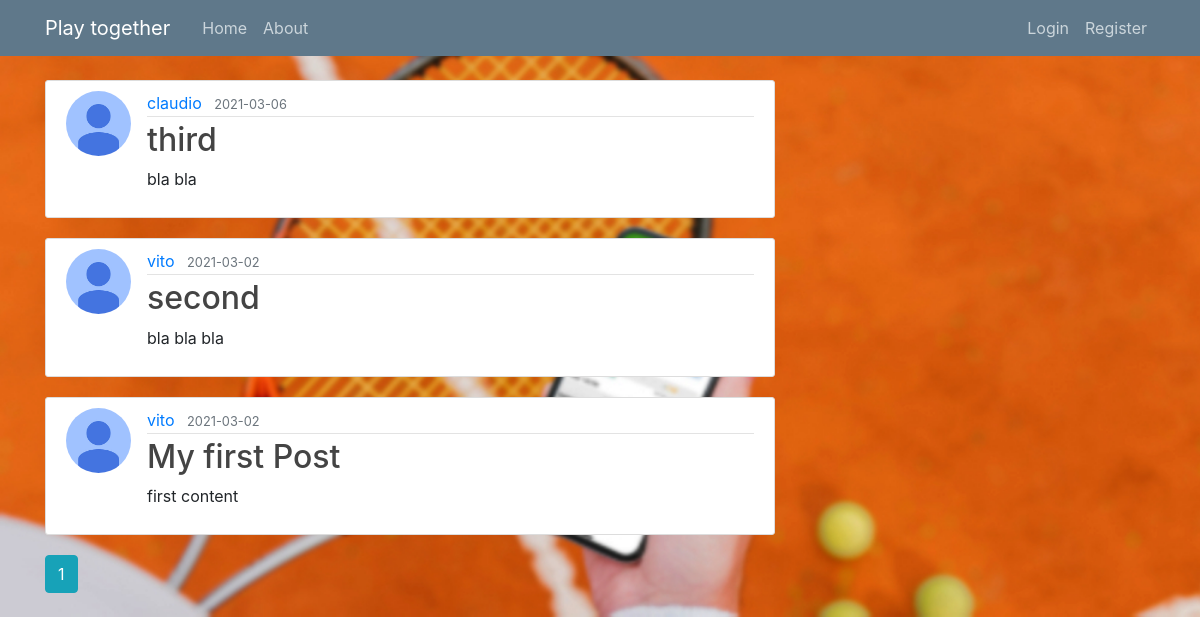
The page /home on the database its author committed.
### models.py (models this page shows, shortened)
class Post(db.Model):
    id = db.Column(db.Integer, primary_key=True)
    title = db.Column(db.String(100), nullable=False)
    date_posted = db.Column(db.DateTime, nullable=False, default=datetime.utcnow)
    content = db.Column(db.Text, nullable=False)
    user_id = db.Column(db.Integer, db.ForeignKey('user.id'), nullable=False)

class User(db.Model, UserMixin):
    id = db.Column(db.Integer, primary_key=True)
    username = db.Column(db.String(20), unique=True, nullable=False)
    email = db.Column(db.String(120), unique=True, nullable=False)
    image_file = db.Column(db.String(20), nullable=False, default='default.jpg')
    password = db.Column(db.String(60), nullable=False)
    posts = db.relationship('Post', backref='author', lazy=True)

### app.py (the view)
@app.route("/")
@app.route("/home")
def home():
    page = request.args.get('page', 1, type=int)
    posts = Post.query.order_by(Post.date_posted.desc()).paginate(page=page, per_page=5)
    return render_template('home.html', posts=posts)

### templates/home.html
{% extends "layout.html" %}
{% block content %}
    {% for post in posts.items %}
        <article class="media content-section">
          <img class="rounded-circle article-img" src="{{ url_for('static', filename='profile_pics/' + post.author.image_file) }}">
          <div class="media-body">
            <div class="article-metadata">
              <a class="mr-2" href="{{ url_for('user_posts', username=post.author.username) }}">{{ post.author.username }}</a>
              <small class="text-muted">{{ post.date_posted.strftime('%Y-%m-%d') }}</small>
            </div>
            <h2><a class="article-title" href="{{ url_for('post', post_id=post.id) }}">{{ post.title }}</a></h2>
            <p class="article-content">{{ post.content }}</p>
          </div>
        </article>
    {% endfor %}
    {% for page_num in posts.iter_pages(left_edge=1, right_edge=1, left_current=1, right_current=2) %}
      {% if page_num %}
        {% if posts.page == page_num %}
          <a class="btn btn-info mb-4" href="{{ url_for('home', page=page_num) }}">{{ page_num }}</a>
        {% else %}
          <a class="btn btn-outline-info mb-4" href="{{ url_for('home', page=page_num) }}">{{ page_num }}</a>
        {% endif %}
      {% else %}
        ...
      {% endif %}
    {% endfor %}
{% endblock content %}

### templates/layout.html (shortened to what this page needs)
<!DOCTYPE html>
<html>
<head>
    <link rel="stylesheet" href="https://maxcdn.bootstrapcdn.com/bootstrap/4.0.0/css/bootstrap.min.css">
    <link rel="stylesheet" type="text/css" href="{{ url_for('static', filename='main.css') }}">
</head>
<body>
    <header class="site-header">
      <nav class="navbar navbar-expand-md navbar-dark bg-steel fixed-top">
        <div class="container">
          <a class="navbar-brand mr-4" href="/">Play together</a>
          <div class="collapse navbar-collapse" id="navbarToggle">
            <div class="navbar-nav mr-auto">
              <a class="nav-item nav-link" href="{{ url_for('home') }}">Home</a>
              <a class="nav-item nav-link" href="{{ url_for('about') }}">About</a>
            </div>
            <div class="navbar-nav">
              {% if current_user.is_authenticated %}
                <a class="nav-item nav-link" href="{{ url_for('new_post') }}">New Post</a>
                <a class="nav-item nav-link" href="{{ url_for('account') }}">Account</a>
                <a class="nav-item nav-link" href="{{ url_for('logout') }}">Logout</a>
              {% else %}
                <a class="nav-item nav-link" href="{{ url_for('login') }}">Login</a>
                <a class="nav-item nav-link" href="{{ url_for('register') }}">Register</a>
              {% endif %}
            </div>
          </div>
        </div>
      </nav>
    </header>
    <main role="main" class="container">
      <div class="row">
        <div class="col-md-8">
          {% block content %}{% endblock %}
        </div>
      </div>
    </main>
</body>
</html>

### static/main.css (style rules this page uses)
body { background: url("sfondo.jpg") no-repeat; background-size: cover; margin-top: 5rem; }
h1, h2, h3, h4, h5, h6 { color: #444444; }
.bg-steel { background-color: #5f788a; }
.site-header .navbar-nav .nav-link { color: #cbd5db; }
.content-section { background: #ffffff; padding: 10px 20px; border: 1px solid #dddddd; border-radius: 3px; margin-bottom: 20px; }
.article-title { color: #444444; }
.article-content { white-space: pre-line; }
.article-img { height: 65px; width: 65px; margin-right: 16px; }
.article-metadata { padding-bottom: 1px; margin-bottom: 4px; border-bottom: 1px solid #e3e3e3 }

### rows shown on the page
Post: image_file (placeholder picture), author.username "claudio", date_posted "2021-03-06", title "third", content "bla bla"
Post: image_file (placeholder picture), author.username "vito", date_posted "2021-03-02", title "second", content "bla bla bla"
Post: image_file (placeholder picture), author.username "vito", date_posted "2021-03-02", title "My first Post", content "first content"

### other values the page prints
{{ page_num }} "1"
